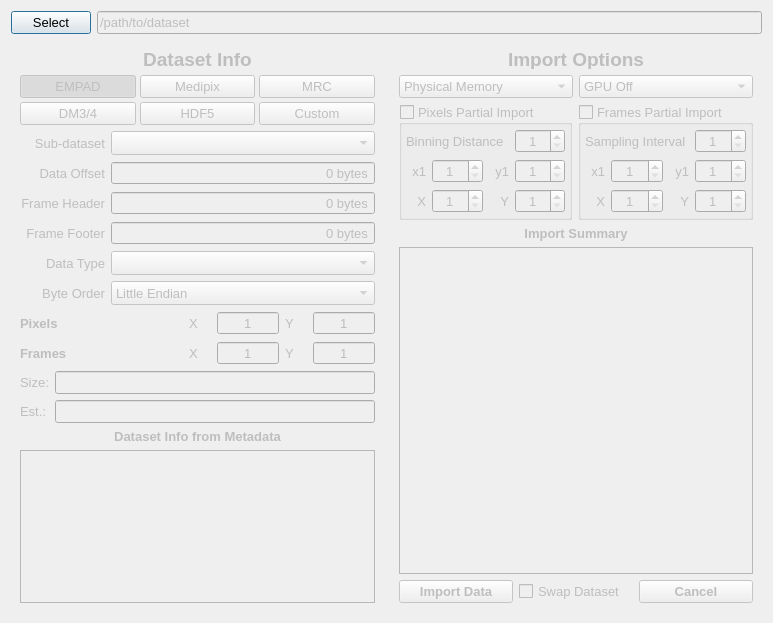
<?xml version="1.0" encoding="UTF-8"?>
<ui version="4.0">
 <class>ImportWindow</class>
 <widget class="QWidget" name="ImportWindow">
  <property name="geometry">
   <rect>
    <x>0</x>
    <y>0</y>
    <width>773</width>
    <height>623</height>
   </rect>
  </property>
  <property name="font">
   <font>
    <pointsize>10</pointsize>
   </font>
  </property>
  <property name="acceptDrops">
   <bool>true</bool>
  </property>
  <property name="windowTitle">
   <string>Import Data</string>
  </property>
  <layout class="QGridLayout" name="gridLayout">
   <item row="0" column="0">
    <layout class="QGridLayout" name="ImportGrid" rowstretch="0,1" columnstretch="0,1">
     <property name="sizeConstraint">
      <enum>QLayout::SetMinimumSize</enum>
     </property>
     <item row="0" column="0">
      <widget class="QPushButton" name="ImpFileSelect">
       <property name="enabled">
        <bool>true</bool>
       </property>
       <property name="text">
        <string>Select</string>
       </property>
       <property name="default">
        <bool>true</bool>
       </property>
       <property name="flat">
        <bool>false</bool>
       </property>
      </widget>
     </item>
     <item row="0" column="1">
      <widget class="QLineEdit" name="ImpFilePath">
       <property name="enabled">
        <bool>false</bool>
       </property>
       <property name="text">
        <string>/path/to/dataset</string>
       </property>
      </widget>
     </item>
     <item row="1" column="0" colspan="2">
      <layout class="QHBoxLayout" name="ImportHGrid" stretch="0,0">
       <property name="sizeConstraint">
        <enum>QLayout::SetDefaultConstraint</enum>
       </property>
       <item>
        <widget class="QFrame" name="DatasetInfoFrame">
         <property name="enabled">
          <bool>false</bool>
         </property>
         <layout class="QVBoxLayout" name="DatasetInfoVGrid">
          <property name="sizeConstraint">
           <enum>QLayout::SetMinimumSize</enum>
          </property>
          <item>
           <widget class="QLabel" name="ImpDatasetInfoLabel">
            <property name="maximumSize">
             <size>
              <width>16777215</width>
              <height>20</height>
             </size>
            </property>
            <property name="font">
             <font>
              <pointsize>14</pointsize>
              <weight>75</weight>
              <bold>true</bold>
             </font>
            </property>
            <property name="text">
             <string>Dataset Info</string>
            </property>
            <property name="alignment">
             <set>Qt::AlignCenter</set>
            </property>
           </widget>
          </item>
          <item>
           <layout class="QGridLayout" name="ImpFileTypeButtonGrid">
            <property name="spacing">
             <number>4</number>
            </property>
            <item row="0" column="0">
             <widget class="QPushButton" name="EMPADButton">
              <property name="text">
               <string>EMPAD</string>
              </property>
              <property name="checkable">
               <bool>true</bool>
              </property>
              <property name="checked">
               <bool>true</bool>
              </property>
              <property name="autoExclusive">
               <bool>true</bool>
              </property>
             </widget>
            </item>
            <item row="0" column="1">
             <widget class="QPushButton" name="MedipixButton">
              <property name="text">
               <string>Medipix</string>
              </property>
              <property name="checkable">
               <bool>true</bool>
              </property>
              <property name="autoExclusive">
               <bool>true</bool>
              </property>
             </widget>
            </item>
            <item row="0" column="2">
             <widget class="QPushButton" name="MRCButton">
              <property name="text">
               <string>MRC</string>
              </property>
              <property name="checkable">
               <bool>true</bool>
              </property>
              <property name="autoExclusive">
               <bool>true</bool>
              </property>
             </widget>
            </item>
            <item row="1" column="0">
             <widget class="QPushButton" name="DM34Button">
              <property name="text">
               <string>DM3/4</string>
              </property>
              <property name="checkable">
               <bool>true</bool>
              </property>
              <property name="autoExclusive">
               <bool>true</bool>
              </property>
             </widget>
            </item>
            <item row="1" column="1">
             <widget class="QPushButton" name="HDF5Button">
              <property name="text">
               <string>HDF5</string>
              </property>
              <property name="checkable">
               <bool>true</bool>
              </property>
              <property name="autoExclusive">
               <bool>true</bool>
              </property>
             </widget>
            </item>
            <item row="1" column="2">
             <widget class="QPushButton" name="CustomButton">
              <property name="text">
               <string>Custom</string>
              </property>
              <property name="checkable">
               <bool>true</bool>
              </property>
              <property name="autoExclusive">
               <bool>true</bool>
              </property>
             </widget>
            </item>
           </layout>
          </item>
          <item>
           <layout class="QFormLayout" name="ImpDatasetStructGrid">
            <property name="labelAlignment">
             <set>Qt::AlignRight|Qt::AlignTrailing|Qt::AlignVCenter</set>
            </property>
            <item row="0" column="0">
             <widget class="QLabel" name="ImpSubImgLabel">
              <property name="text">
               <string>Sub-dataset</string>
              </property>
              <property name="alignment">
               <set>Qt::AlignRight|Qt::AlignTrailing|Qt::AlignVCenter</set>
              </property>
              <property name="buddy">
               <cstring>ImpSubImg</cstring>
              </property>
             </widget>
            </item>
            <item row="0" column="1">
             <widget class="QComboBox" name="ImpSubImg">
              <property name="minimumSize">
               <size>
                <width>0</width>
                <height>24</height>
               </size>
              </property>
             </widget>
            </item>
            <item row="1" column="0">
             <widget class="QLabel" name="DataOffsetLabel">
              <property name="text">
               <string>Data Offset</string>
              </property>
              <property name="alignment">
               <set>Qt::AlignRight|Qt::AlignTrailing|Qt::AlignVCenter</set>
              </property>
              <property name="buddy">
               <cstring>DataOffset</cstring>
              </property>
             </widget>
            </item>
            <item row="2" column="0">
             <widget class="QLabel" name="FrHeadLabel">
              <property name="text">
               <string>Frame Header</string>
              </property>
              <property name="alignment">
               <set>Qt::AlignRight|Qt::AlignTrailing|Qt::AlignVCenter</set>
              </property>
              <property name="buddy">
               <cstring>FrHead</cstring>
              </property>
             </widget>
            </item>
            <item row="3" column="0">
             <widget class="QLabel" name="FrFootLabel">
              <property name="text">
               <string>Frame Footer</string>
              </property>
              <property name="alignment">
               <set>Qt::AlignRight|Qt::AlignTrailing|Qt::AlignVCenter</set>
              </property>
              <property name="buddy">
               <cstring>FrFoot</cstring>
              </property>
             </widget>
            </item>
            <item row="4" column="0">
             <widget class="QLabel" name="ImpDataTypeLabel">
              <property name="text">
               <string>Data Type</string>
              </property>
              <property name="alignment">
               <set>Qt::AlignRight|Qt::AlignTrailing|Qt::AlignVCenter</set>
              </property>
              <property name="buddy">
               <cstring>ImpDataType</cstring>
              </property>
             </widget>
            </item>
            <item row="4" column="1">
             <widget class="QComboBox" name="ImpDataType">
              <property name="minimumSize">
               <size>
                <width>0</width>
                <height>24</height>
               </size>
              </property>
             </widget>
            </item>
            <item row="5" column="0">
             <widget class="QLabel" name="ImpByteOrderLabel">
              <property name="text">
               <string>Byte Order</string>
              </property>
              <property name="alignment">
               <set>Qt::AlignRight|Qt::AlignTrailing|Qt::AlignVCenter</set>
              </property>
              <property name="buddy">
               <cstring>ImpByteOrder</cstring>
              </property>
             </widget>
            </item>
            <item row="5" column="1">
             <widget class="QComboBox" name="ImpByteOrder">
              <property name="minimumSize">
               <size>
                <width>0</width>
                <height>24</height>
               </size>
              </property>
              <property name="inputMethodHints">
               <set>Qt::ImhNone</set>
              </property>
              <item>
               <property name="text">
                <string>Little Endian</string>
               </property>
              </item>
              <item>
               <property name="text">
                <string>Big Endian</string>
               </property>
              </item>
             </widget>
            </item>
            <item row="1" column="1">
             <widget class="QSpinBox" name="DataOffset">
              <property name="minimumSize">
               <size>
                <width>0</width>
                <height>24</height>
               </size>
              </property>
              <property name="alignment">
               <set>Qt::AlignRight|Qt::AlignTrailing|Qt::AlignVCenter</set>
              </property>
              <property name="buttonSymbols">
               <enum>QAbstractSpinBox::NoButtons</enum>
              </property>
              <property name="showGroupSeparator" stdset="0">
               <bool>false</bool>
              </property>
              <property name="suffix">
               <string> bytes</string>
              </property>
              <property name="maximum">
               <number>1000000000</number>
              </property>
             </widget>
            </item>
            <item row="3" column="1">
             <widget class="QSpinBox" name="FrFoot">
              <property name="minimumSize">
               <size>
                <width>0</width>
                <height>24</height>
               </size>
              </property>
              <property name="alignment">
               <set>Qt::AlignRight|Qt::AlignTrailing|Qt::AlignVCenter</set>
              </property>
              <property name="buttonSymbols">
               <enum>QAbstractSpinBox::NoButtons</enum>
              </property>
              <property name="showGroupSeparator" stdset="0">
               <bool>false</bool>
              </property>
              <property name="suffix">
               <string> bytes</string>
              </property>
              <property name="maximum">
               <number>1000000000</number>
              </property>
             </widget>
            </item>
            <item row="2" column="1">
             <widget class="QSpinBox" name="FrHead">
              <property name="minimumSize">
               <size>
                <width>0</width>
                <height>24</height>
               </size>
              </property>
              <property name="alignment">
               <set>Qt::AlignRight|Qt::AlignTrailing|Qt::AlignVCenter</set>
              </property>
              <property name="buttonSymbols">
               <enum>QAbstractSpinBox::NoButtons</enum>
              </property>
              <property name="showGroupSeparator" stdset="0">
               <bool>false</bool>
              </property>
              <property name="suffix">
               <string> bytes</string>
              </property>
              <property name="maximum">
               <number>1000000000</number>
              </property>
             </widget>
            </item>
           </layout>
          </item>
          <item>
           <layout class="QGridLayout" name="ImpDimensionGrid">
            <item row="1" column="3">
             <widget class="QLabel" name="DNFrYLabel">
              <property name="maximumSize">
               <size>
                <width>22</width>
                <height>16777215</height>
               </size>
              </property>
              <property name="text">
               <string>Y</string>
              </property>
              <property name="buddy">
               <cstring>DNFrY</cstring>
              </property>
             </widget>
            </item>
            <item row="0" column="3">
             <widget class="QLabel" name="DNPxYLabel">
              <property name="maximumSize">
               <size>
                <width>22</width>
                <height>16777215</height>
               </size>
              </property>
              <property name="text">
               <string>Y</string>
              </property>
              <property name="buddy">
               <cstring>DNPxY</cstring>
              </property>
             </widget>
            </item>
            <item row="1" column="1">
             <widget class="QLabel" name="DNFrXLabel">
              <property name="maximumSize">
               <size>
                <width>22</width>
                <height>16777215</height>
               </size>
              </property>
              <property name="text">
               <string>X</string>
              </property>
              <property name="buddy">
               <cstring>DNFrX</cstring>
              </property>
             </widget>
            </item>
            <item row="0" column="0">
             <widget class="QLabel" name="DNPxLabel">
              <property name="font">
               <font>
                <pointsize>10</pointsize>
                <weight>75</weight>
                <bold>true</bold>
               </font>
              </property>
              <property name="text">
               <string>Pixels</string>
              </property>
             </widget>
            </item>
            <item row="1" column="0">
             <widget class="QLabel" name="DNFrLabel">
              <property name="font">
               <font>
                <pointsize>10</pointsize>
                <weight>75</weight>
                <bold>true</bold>
               </font>
              </property>
              <property name="text">
               <string>Frames</string>
              </property>
             </widget>
            </item>
            <item row="0" column="1">
             <widget class="QLabel" name="DNPxXLabel">
              <property name="maximumSize">
               <size>
                <width>22</width>
                <height>16777215</height>
               </size>
              </property>
              <property name="text">
               <string>X</string>
              </property>
              <property name="buddy">
               <cstring>DNPxX</cstring>
              </property>
             </widget>
            </item>
            <item row="0" column="4">
             <widget class="QSpinBox" name="DNPxY">
              <property name="minimumSize">
               <size>
                <width>62</width>
                <height>0</height>
               </size>
              </property>
              <property name="maximumSize">
               <size>
                <width>62</width>
                <height>16777215</height>
               </size>
              </property>
              <property name="accessibleDescription">
               <string>Import Dfrn</string>
              </property>
              <property name="alignment">
               <set>Qt::AlignCenter</set>
              </property>
              <property name="buttonSymbols">
               <enum>QAbstractSpinBox::NoButtons</enum>
              </property>
              <property name="minimum">
               <number>1</number>
              </property>
              <property name="maximum">
               <number>1000000</number>
              </property>
             </widget>
            </item>
            <item row="1" column="4">
             <widget class="QSpinBox" name="DNFrY">
              <property name="minimumSize">
               <size>
                <width>62</width>
                <height>0</height>
               </size>
              </property>
              <property name="maximumSize">
               <size>
                <width>62</width>
                <height>16777215</height>
               </size>
              </property>
              <property name="accessibleDescription">
               <string>Import Real</string>
              </property>
              <property name="alignment">
               <set>Qt::AlignCenter</set>
              </property>
              <property name="buttonSymbols">
               <enum>QAbstractSpinBox::NoButtons</enum>
              </property>
              <property name="minimum">
               <number>1</number>
              </property>
              <property name="maximum">
               <number>1000000</number>
              </property>
             </widget>
            </item>
            <item row="0" column="2">
             <widget class="QSpinBox" name="DNPxX">
              <property name="minimumSize">
               <size>
                <width>62</width>
                <height>0</height>
               </size>
              </property>
              <property name="maximumSize">
               <size>
                <width>62</width>
                <height>16777215</height>
               </size>
              </property>
              <property name="accessibleDescription">
               <string>Import Dfrn</string>
              </property>
              <property name="alignment">
               <set>Qt::AlignCenter</set>
              </property>
              <property name="buttonSymbols">
               <enum>QAbstractSpinBox::NoButtons</enum>
              </property>
              <property name="minimum">
               <number>1</number>
              </property>
              <property name="maximum">
               <number>1000000</number>
              </property>
             </widget>
            </item>
            <item row="1" column="2">
             <widget class="QSpinBox" name="DNFrX">
              <property name="minimumSize">
               <size>
                <width>62</width>
                <height>0</height>
               </size>
              </property>
              <property name="maximumSize">
               <size>
                <width>62</width>
                <height>16777215</height>
               </size>
              </property>
              <property name="accessibleDescription">
               <string>Import Real</string>
              </property>
              <property name="alignment">
               <set>Qt::AlignCenter</set>
              </property>
              <property name="buttonSymbols">
               <enum>QAbstractSpinBox::NoButtons</enum>
              </property>
              <property name="minimum">
               <number>1</number>
              </property>
              <property name="maximum">
               <number>1000000</number>
              </property>
             </widget>
            </item>
           </layout>
          </item>
          <item>
           <layout class="QGridLayout" name="ImpFileSizeGrid">
            <item row="0" column="0">
             <widget class="QLabel" name="ImpActualFilesizeLabel">
              <property name="text">
               <string>Size:</string>
              </property>
              <property name="buddy">
               <cstring>ImpActualFilesize</cstring>
              </property>
             </widget>
            </item>
            <item row="1" column="1">
             <widget class="QLineEdit" name="ImpEstFilesize">
              <property name="readOnly">
               <bool>true</bool>
              </property>
             </widget>
            </item>
            <item row="1" column="0">
             <widget class="QLabel" name="ImpEstFilesizeLabel">
              <property name="text">
               <string>Est.:</string>
              </property>
              <property name="buddy">
               <cstring>ImpEstFilesize</cstring>
              </property>
             </widget>
            </item>
            <item row="0" column="1">
             <widget class="QLineEdit" name="ImpActualFilesize">
              <property name="readOnly">
               <bool>true</bool>
              </property>
             </widget>
            </item>
           </layout>
          </item>
          <item>
           <widget class="QLabel" name="ImpFileMetaNotesLabel">
            <property name="maximumSize">
             <size>
              <width>16777215</width>
              <height>16</height>
             </size>
            </property>
            <property name="font">
             <font>
              <pointsize>10</pointsize>
              <weight>75</weight>
              <bold>true</bold>
             </font>
            </property>
            <property name="text">
             <string>Dataset Info from Metadata</string>
            </property>
            <property name="alignment">
             <set>Qt::AlignCenter</set>
            </property>
           </widget>
          </item>
          <item>
           <widget class="QTextEdit" name="ImpFileMetaNotes">
            <property name="maximumSize">
             <size>
              <width>1000</width>
              <height>1000</height>
             </size>
            </property>
           </widget>
          </item>
         </layout>
        </widget>
       </item>
       <item>
        <widget class="QFrame" name="ImportOptionsFrame">
         <property name="enabled">
          <bool>false</bool>
         </property>
         <layout class="QGridLayout" name="ImportOptionsGrid">
          <item row="2" column="1">
           <widget class="QGroupBox" name="ImpFrPart">
            <property name="enabled">
             <bool>false</bool>
            </property>
            <property name="font">
             <font>
              <pointsize>10</pointsize>
              <weight>50</weight>
              <bold>false</bold>
             </font>
            </property>
            <property name="title">
             <string>Frames Partial Import</string>
            </property>
            <property name="flat">
             <bool>false</bool>
            </property>
            <property name="checkable">
             <bool>true</bool>
            </property>
            <property name="checked">
             <bool>false</bool>
            </property>
            <layout class="QGridLayout" name="ImportFrRangeGrid" columnstretch="1,1,1,1">
             <property name="leftMargin">
              <number>4</number>
             </property>
             <property name="topMargin">
              <number>4</number>
             </property>
             <property name="rightMargin">
              <number>4</number>
             </property>
             <property name="bottomMargin">
              <number>4</number>
             </property>
             <item row="3" column="0">
              <widget class="QLabel" name="INFrXLabel">
               <property name="maximumSize">
                <size>
                 <width>20</width>
                 <height>16777215</height>
                </size>
               </property>
               <property name="text">
                <string>X</string>
               </property>
               <property name="alignment">
                <set>Qt::AlignRight|Qt::AlignTrailing|Qt::AlignVCenter</set>
               </property>
               <property name="buddy">
                <cstring>INFrX</cstring>
               </property>
              </widget>
             </item>
             <item row="3" column="2">
              <widget class="QLabel" name="INFrYLabel">
               <property name="maximumSize">
                <size>
                 <width>20</width>
                 <height>16777215</height>
                </size>
               </property>
               <property name="text">
                <string>Y</string>
               </property>
               <property name="alignment">
                <set>Qt::AlignRight|Qt::AlignTrailing|Qt::AlignVCenter</set>
               </property>
               <property name="buddy">
                <cstring>INFrY</cstring>
               </property>
              </widget>
             </item>
             <item row="2" column="0">
              <widget class="QLabel" name="IFrX1Label">
               <property name="maximumSize">
                <size>
                 <width>20</width>
                 <height>16777215</height>
                </size>
               </property>
               <property name="text">
                <string>x1</string>
               </property>
               <property name="alignment">
                <set>Qt::AlignRight|Qt::AlignTrailing|Qt::AlignVCenter</set>
               </property>
               <property name="buddy">
                <cstring>IFrX1</cstring>
               </property>
              </widget>
             </item>
             <item row="1" column="0" colspan="3">
              <widget class="QLabel" name="IFrDLabel">
               <property name="font">
                <font>
                 <pointsize>10</pointsize>
                 <weight>50</weight>
                 <bold>false</bold>
                </font>
               </property>
               <property name="text">
                <string>Sampling Interval</string>
               </property>
               <property name="buddy">
                <cstring>IFrD</cstring>
               </property>
              </widget>
             </item>
             <item row="2" column="2">
              <widget class="QLabel" name="IFrY1Label">
               <property name="maximumSize">
                <size>
                 <width>20</width>
                 <height>16777215</height>
                </size>
               </property>
               <property name="text">
                <string>y1</string>
               </property>
               <property name="alignment">
                <set>Qt::AlignRight|Qt::AlignTrailing|Qt::AlignVCenter</set>
               </property>
               <property name="buddy">
                <cstring>IFrY1</cstring>
               </property>
              </widget>
             </item>
             <item row="1" column="3">
              <widget class="QSpinBox" name="IFrD">
               <property name="accessibleDescription">
                <string>Import Real</string>
               </property>
               <property name="alignment">
                <set>Qt::AlignCenter</set>
               </property>
               <property name="minimum">
                <number>1</number>
               </property>
              </widget>
             </item>
             <item row="2" column="3">
              <widget class="QSpinBox" name="IFrY1">
               <property name="accessibleDescription">
                <string>Import Real</string>
               </property>
               <property name="alignment">
                <set>Qt::AlignCenter</set>
               </property>
               <property name="minimum">
                <number>1</number>
               </property>
              </widget>
             </item>
             <item row="3" column="3">
              <widget class="QSpinBox" name="INFrY">
               <property name="accessibleDescription">
                <string>Import Real</string>
               </property>
               <property name="alignment">
                <set>Qt::AlignCenter</set>
               </property>
               <property name="minimum">
                <number>1</number>
               </property>
              </widget>
             </item>
             <item row="2" column="1">
              <widget class="QSpinBox" name="IFrX1">
               <property name="accessibleDescription">
                <string>Import Real</string>
               </property>
               <property name="alignment">
                <set>Qt::AlignCenter</set>
               </property>
               <property name="minimum">
                <number>1</number>
               </property>
              </widget>
             </item>
             <item row="3" column="1">
              <widget class="QSpinBox" name="INFrX">
               <property name="accessibleDescription">
                <string>Import Real</string>
               </property>
               <property name="alignment">
                <set>Qt::AlignCenter</set>
               </property>
               <property name="minimum">
                <number>1</number>
               </property>
              </widget>
             </item>
            </layout>
           </widget>
          </item>
          <item row="4" column="0" colspan="2">
           <widget class="QLabel" name="ImpNotesLabel">
            <property name="maximumSize">
             <size>
              <width>16777215</width>
              <height>16</height>
             </size>
            </property>
            <property name="font">
             <font>
              <pointsize>10</pointsize>
              <weight>75</weight>
              <bold>true</bold>
             </font>
            </property>
            <property name="text">
             <string>Import Summary</string>
            </property>
            <property name="alignment">
             <set>Qt::AlignCenter</set>
            </property>
           </widget>
          </item>
          <item row="5" column="0" colspan="2">
           <widget class="QTextEdit" name="ImpNotes">
            <property name="markdown">
             <string/>
            </property>
            <property name="html">
             <string>&lt;!DOCTYPE HTML PUBLIC &quot;-//W3C//DTD HTML 4.0//EN&quot; &quot;http://www.w3.org/TR/REC-html40/strict.dtd&quot;&gt;
&lt;html&gt;&lt;head&gt;&lt;meta name=&quot;qrichtext&quot; content=&quot;1&quot; /&gt;&lt;style type=&quot;text/css&quot;&gt;
p, li { white-space: pre-wrap; }
&lt;/style&gt;&lt;/head&gt;&lt;body style=&quot; font-family:'Ubuntu Light'; font-size:10pt; font-weight:400; font-style:normal;&quot;&gt;
&lt;p style=&quot;-qt-paragraph-type:empty; margin-top:0px; margin-bottom:0px; margin-left:0px; margin-right:0px; -qt-block-indent:0; text-indent:0px; font-family:'MS Shell Dlg 2';&quot;&gt;&lt;br /&gt;&lt;/p&gt;&lt;/body&gt;&lt;/html&gt;</string>
            </property>
            <property name="placeholderText">
             <string/>
            </property>
           </widget>
          </item>
          <item row="1" column="0" colspan="2">
           <layout class="QHBoxLayout" name="ImpMemGrid" stretch="1,1">
            <item>
             <widget class="QComboBox" name="ImpMemType">
              <item>
               <property name="text">
                <string>Physical Memory</string>
               </property>
              </item>
              <item>
               <property name="text">
                <string>Lazy Loading</string>
               </property>
              </item>
             </widget>
            </item>
            <item>
             <widget class="QComboBox" name="ImpGPU">
              <item>
               <property name="text">
                <string>GPU Off</string>
               </property>
              </item>
             </widget>
            </item>
           </layout>
          </item>
          <item row="2" column="0">
           <widget class="QGroupBox" name="ImpPxPart">
            <property name="enabled">
             <bool>false</bool>
            </property>
            <property name="font">
             <font>
              <pointsize>10</pointsize>
             </font>
            </property>
            <property name="title">
             <string>Pixels Partial Import</string>
            </property>
            <property name="flat">
             <bool>false</bool>
            </property>
            <property name="checkable">
             <bool>true</bool>
            </property>
            <property name="checked">
             <bool>false</bool>
            </property>
            <layout class="QGridLayout" name="ImportPxRangeGrid" columnstretch="1,1,1,1">
             <property name="leftMargin">
              <number>4</number>
             </property>
             <property name="topMargin">
              <number>4</number>
             </property>
             <property name="rightMargin">
              <number>4</number>
             </property>
             <property name="bottomMargin">
              <number>4</number>
             </property>
             <property name="spacing">
              <number>6</number>
             </property>
             <item row="2" column="0">
              <widget class="QLabel" name="IPxX1Label">
               <property name="maximumSize">
                <size>
                 <width>20</width>
                 <height>16777215</height>
                </size>
               </property>
               <property name="text">
                <string>x1</string>
               </property>
               <property name="alignment">
                <set>Qt::AlignRight|Qt::AlignTrailing|Qt::AlignVCenter</set>
               </property>
               <property name="buddy">
                <cstring>IPxX1</cstring>
               </property>
              </widget>
             </item>
             <item row="3" column="2">
              <widget class="QLabel" name="INPxYLabel">
               <property name="maximumSize">
                <size>
                 <width>20</width>
                 <height>16777215</height>
                </size>
               </property>
               <property name="text">
                <string>Y</string>
               </property>
               <property name="alignment">
                <set>Qt::AlignRight|Qt::AlignTrailing|Qt::AlignVCenter</set>
               </property>
               <property name="buddy">
                <cstring>INPxY</cstring>
               </property>
              </widget>
             </item>
             <item row="3" column="0">
              <widget class="QLabel" name="INPxXLabel">
               <property name="maximumSize">
                <size>
                 <width>20</width>
                 <height>16777215</height>
                </size>
               </property>
               <property name="text">
                <string>X</string>
               </property>
               <property name="alignment">
                <set>Qt::AlignRight|Qt::AlignTrailing|Qt::AlignVCenter</set>
               </property>
               <property name="buddy">
                <cstring>INPxX</cstring>
               </property>
              </widget>
             </item>
             <item row="2" column="2">
              <widget class="QLabel" name="IPxY1Label">
               <property name="maximumSize">
                <size>
                 <width>20</width>
                 <height>16777215</height>
                </size>
               </property>
               <property name="text">
                <string>y1</string>
               </property>
               <property name="alignment">
                <set>Qt::AlignRight|Qt::AlignTrailing|Qt::AlignVCenter</set>
               </property>
               <property name="buddy">
                <cstring>IPxY1</cstring>
               </property>
              </widget>
             </item>
             <item row="1" column="0" colspan="3">
              <widget class="QLabel" name="IPxDLabel">
               <property name="font">
                <font>
                 <pointsize>10</pointsize>
                </font>
               </property>
               <property name="text">
                <string>Binning Distance</string>
               </property>
               <property name="buddy">
                <cstring>IPxD</cstring>
               </property>
              </widget>
             </item>
             <item row="1" column="3">
              <widget class="QSpinBox" name="IPxD">
               <property name="accessibleDescription">
                <string>Import Dfrn</string>
               </property>
               <property name="alignment">
                <set>Qt::AlignCenter</set>
               </property>
               <property name="minimum">
                <number>1</number>
               </property>
              </widget>
             </item>
             <item row="2" column="3">
              <widget class="QSpinBox" name="IPxY1">
               <property name="accessibleDescription">
                <string>Import Dfrn</string>
               </property>
               <property name="alignment">
                <set>Qt::AlignCenter</set>
               </property>
               <property name="minimum">
                <number>1</number>
               </property>
              </widget>
             </item>
             <item row="3" column="3">
              <widget class="QSpinBox" name="INPxY">
               <property name="accessibleDescription">
                <string>Import Dfrn</string>
               </property>
               <property name="alignment">
                <set>Qt::AlignCenter</set>
               </property>
               <property name="minimum">
                <number>1</number>
               </property>
              </widget>
             </item>
             <item row="2" column="1">
              <widget class="QSpinBox" name="IPxX1">
               <property name="accessibleDescription">
                <string>Import Dfrn</string>
               </property>
               <property name="alignment">
                <set>Qt::AlignCenter</set>
               </property>
               <property name="minimum">
                <number>1</number>
               </property>
              </widget>
             </item>
             <item row="3" column="1">
              <widget class="QSpinBox" name="INPxX">
               <property name="accessibleDescription">
                <string>Import Dfrn</string>
               </property>
               <property name="alignment">
                <set>Qt::AlignCenter</set>
               </property>
               <property name="minimum">
                <number>1</number>
               </property>
              </widget>
             </item>
            </layout>
           </widget>
          </item>
          <item row="6" column="0" colspan="2">
           <layout class="QHBoxLayout" name="ImportButtonGrid">
            <item>
             <widget class="QPushButton" name="ImportDataButton">
              <property name="font">
               <font>
                <pointsize>10</pointsize>
                <weight>75</weight>
                <bold>true</bold>
               </font>
              </property>
              <property name="text">
               <string>Import Data</string>
              </property>
             </widget>
            </item>
            <item>
             <widget class="QCheckBox" name="ImpKeepP">
              <property name="text">
               <string>Swap Dataset</string>
              </property>
             </widget>
            </item>
            <item>
             <widget class="QPushButton" name="ImportCancelButton">
              <property name="font">
               <font>
                <pointsize>10</pointsize>
                <weight>75</weight>
                <bold>true</bold>
               </font>
              </property>
              <property name="text">
               <string>Cancel</string>
              </property>
              <property name="shortcut">
               <string>Esc</string>
              </property>
             </widget>
            </item>
           </layout>
          </item>
          <item row="0" column="0" colspan="2">
           <widget class="QLabel" name="ImportOptionsPanel">
            <property name="maximumSize">
             <size>
              <width>16777215</width>
              <height>20</height>
             </size>
            </property>
            <property name="font">
             <font>
              <pointsize>14</pointsize>
              <weight>75</weight>
              <bold>true</bold>
             </font>
            </property>
            <property name="text">
             <string>Import Options</string>
            </property>
            <property name="alignment">
             <set>Qt::AlignCenter</set>
            </property>
           </widget>
          </item>
         </layout>
        </widget>
       </item>
      </layout>
     </item>
    </layout>
   </item>
  </layout>
 </widget>
 <tabstops>
  <tabstop>ImpFileSelect</tabstop>
  <tabstop>ImpFilePath</tabstop>
  <tabstop>ImportDataButton</tabstop>
  <tabstop>ImpKeepP</tabstop>
  <tabstop>ImportCancelButton</tabstop>
  <tabstop>EMPADButton</tabstop>
  <tabstop>MedipixButton</tabstop>
  <tabstop>MRCButton</tabstop>
  <tabstop>DM34Button</tabstop>
  <tabstop>HDF5Button</tabstop>
  <tabstop>CustomButton</tabstop>
  <tabstop>ImpSubImg</tabstop>
  <tabstop>DataOffset</tabstop>
  <tabstop>FrHead</tabstop>
  <tabstop>FrFoot</tabstop>
  <tabstop>ImpDataType</tabstop>
  <tabstop>ImpByteOrder</tabstop>
  <tabstop>DNPxX</tabstop>
  <tabstop>DNPxY</tabstop>
  <tabstop>DNFrX</tabstop>
  <tabstop>DNFrY</tabstop>
  <tabstop>ImpMemType</tabstop>
  <tabstop>ImpGPU</tabstop>
  <tabstop>ImpPxPart</tabstop>
  <tabstop>IPxD</tabstop>
  <tabstop>IPxX1</tabstop>
  <tabstop>IPxY1</tabstop>
  <tabstop>INPxX</tabstop>
  <tabstop>INPxY</tabstop>
  <tabstop>ImpFrPart</tabstop>
  <tabstop>IFrD</tabstop>
  <tabstop>IFrX1</tabstop>
  <tabstop>IFrY1</tabstop>
  <tabstop>INFrX</tabstop>
  <tabstop>INFrY</tabstop>
  <tabstop>ImpActualFilesize</tabstop>
  <tabstop>ImpEstFilesize</tabstop>
  <tabstop>ImpFileMetaNotes</tabstop>
  <tabstop>ImpNotes</tabstop>
 </tabstops>
 <resources/>
 <connections/>
</ui>
